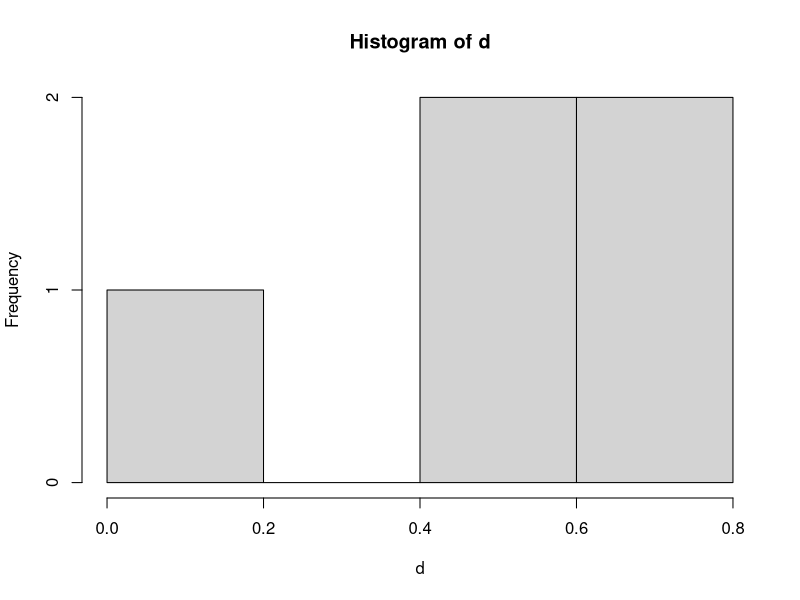
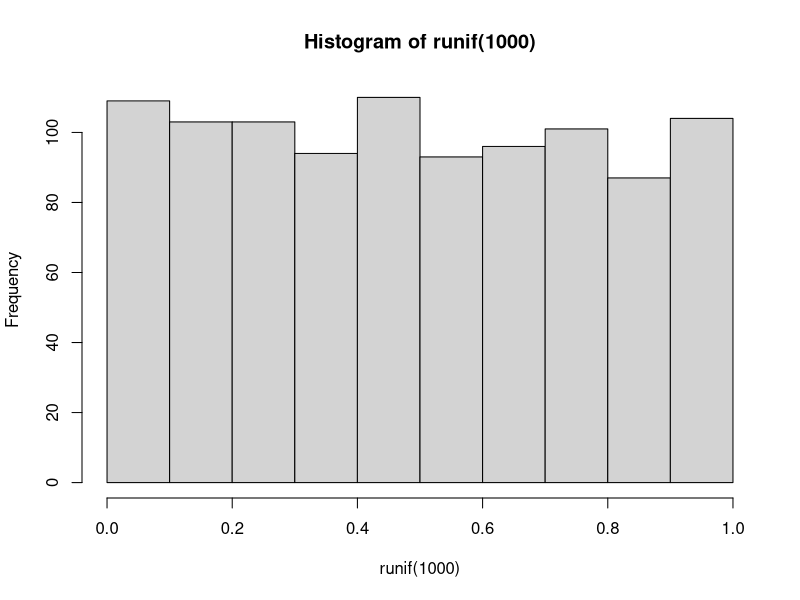
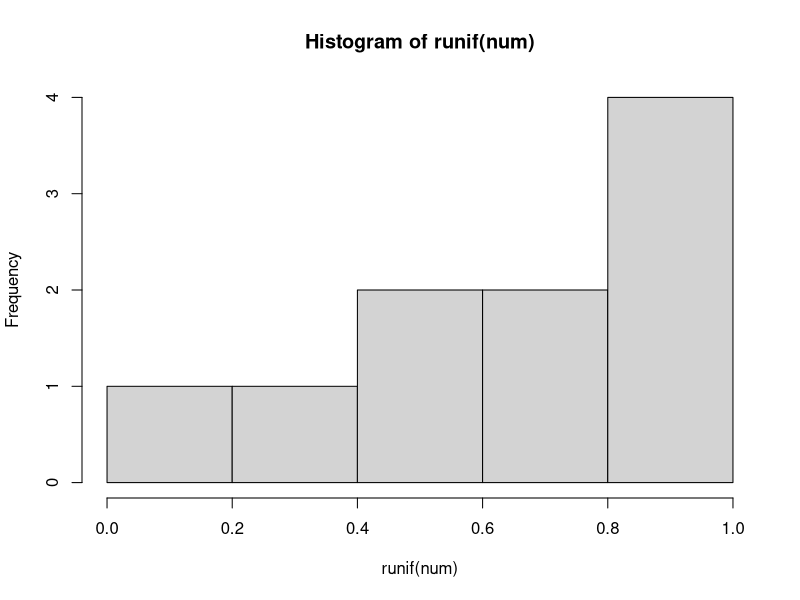
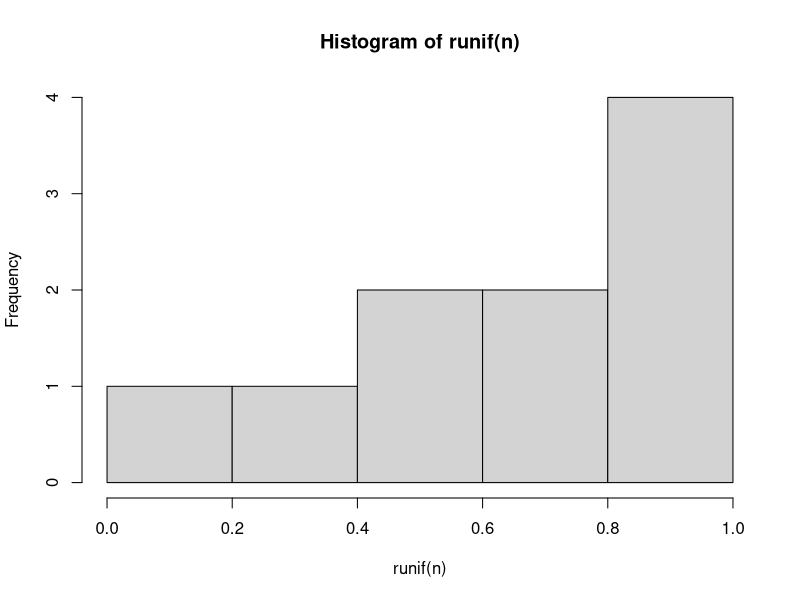
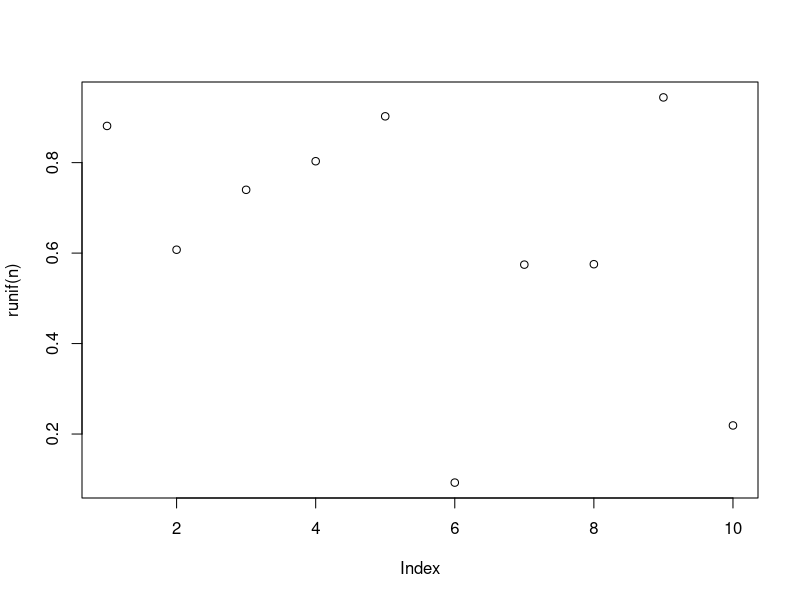
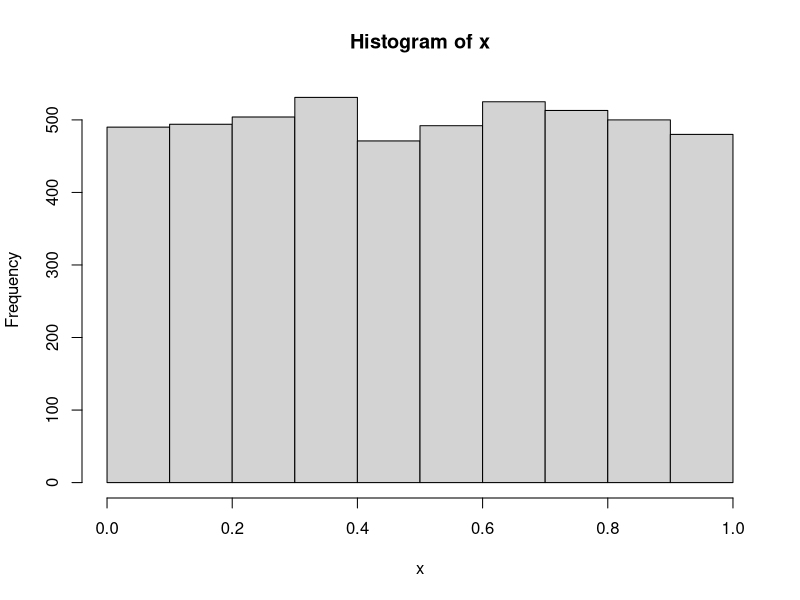

Generate these figures, in order, with R:
#----------------------MD LOTIFUR RAHMAN--------------------------
#----------------------ROLL:1822017--------------------------
#----------------------Session:2018-19----------------------
### Random number generator from uniform distribution
n=5
d=runif(n)
print(d)
hist(d)
#------------------increasing random number---------

hist(runif(1000))
#generate fixed random number from uniform distribution
set.seed(17)
num=10
runif(num)
hist(runif(num))
#Check is the numbers are same or not
set.seed(17)
n=10
runif(n)
hist(runif(n))
plot(runif(n))
punif(n,min = 3,max = 10,lower.tail = T,FALSE)

#-------Random number using lcg---------##
set.seed(17)
lcg=function(N,x0,a,c,m){
  x=rep(0,N)
  x[1]=x0
  for (i in 2:N) x[i]=(a*x0+c)%%m
  R=x/m
  return(x)
  
}
lcg(11,33,2,4,100)

#-----------Testing uniformity of RN-----------
set.seed(17)
x <- runif(5000)
hist(x)
ks.test(x,"punif")

data=c(.4,.4,.4,.4,.4,.4,.4,.4)
ks.test(data,"punif")
